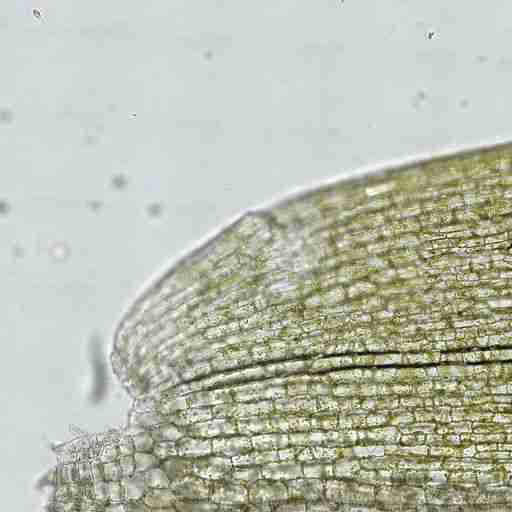
#> input picture Specimens/Level1/0x0.jpg, 512 x 512 px, found by its file name
$ python Test.py
#> lines starting #> are read from the running program, lines starting #| are printed output that depends on the picture
import cv2
import numpy as np
img1 = cv2.imread('0x0.jpg')
#> img1 is the input picture: shape (512, 512, 3); mean B, G, R 174.5, 190.4, 184.6
img2 = cv2.imread('0x1.jpg')
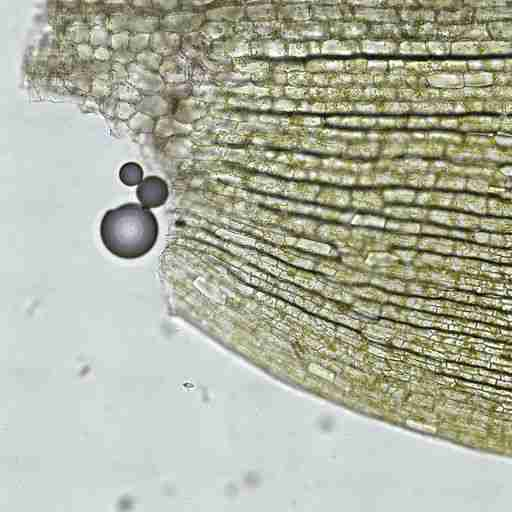
#> input picture Specimens/Level1/0x1.jpg, 512 x 512 px, found by its file name
#> img2 is the input picture: shape (512, 512, 3); mean B, G, R 159.7, 177.8, 173.7
img4 = cv2.imread('6x2.jpg')
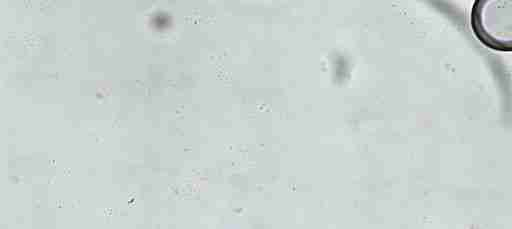
#> input picture Specimens/Level1/6x2.jpg, 512 x 229 px, found by its file name
#> img4 is the input picture: shape (229, 512, 3); mean B, G, R 207.5, 211.3, 200.7
img3 = np.vstack([img1, img2])
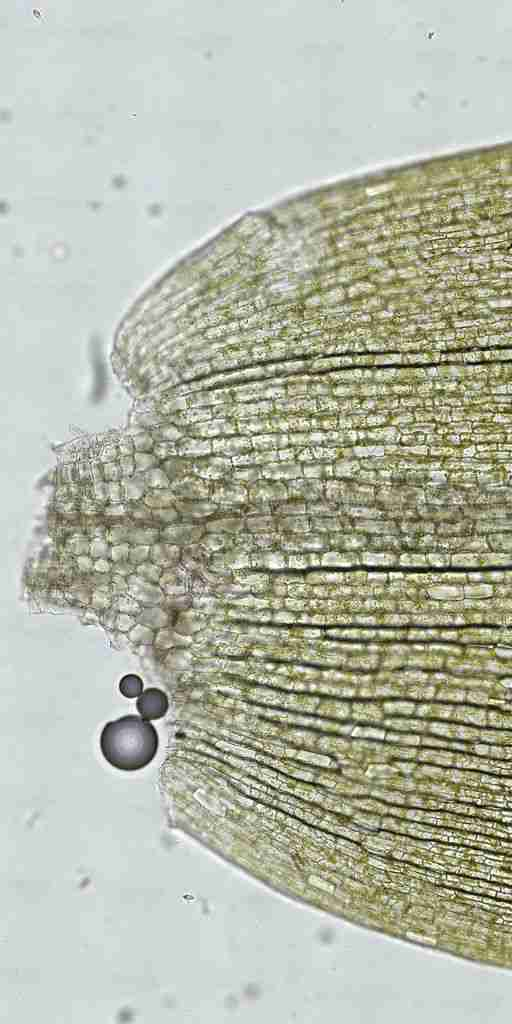
#> img3: shape (1024, 512, 3); mean B, G, R 167.1, 184.1, 179.1
#> (the run stopped early here; a loop or call above may not have finished)
